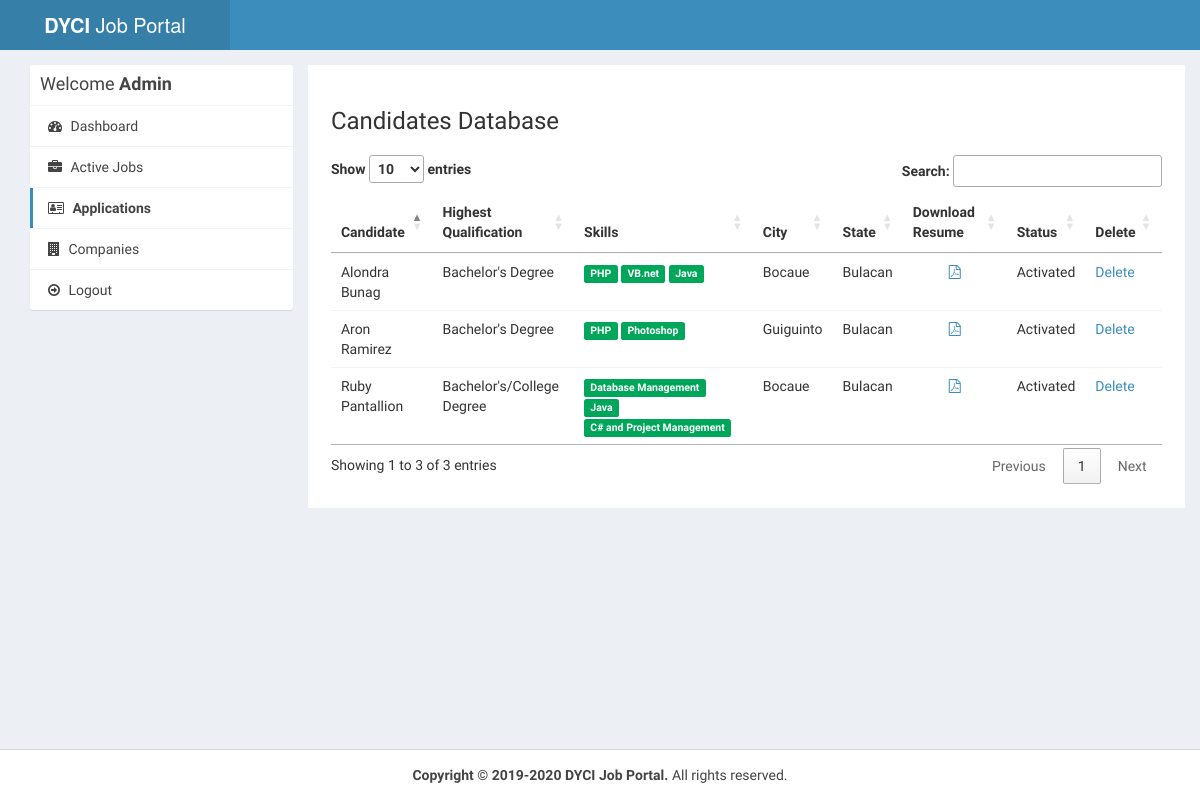
The page /admin/applications.php (signed in) on the database as committed earlier.
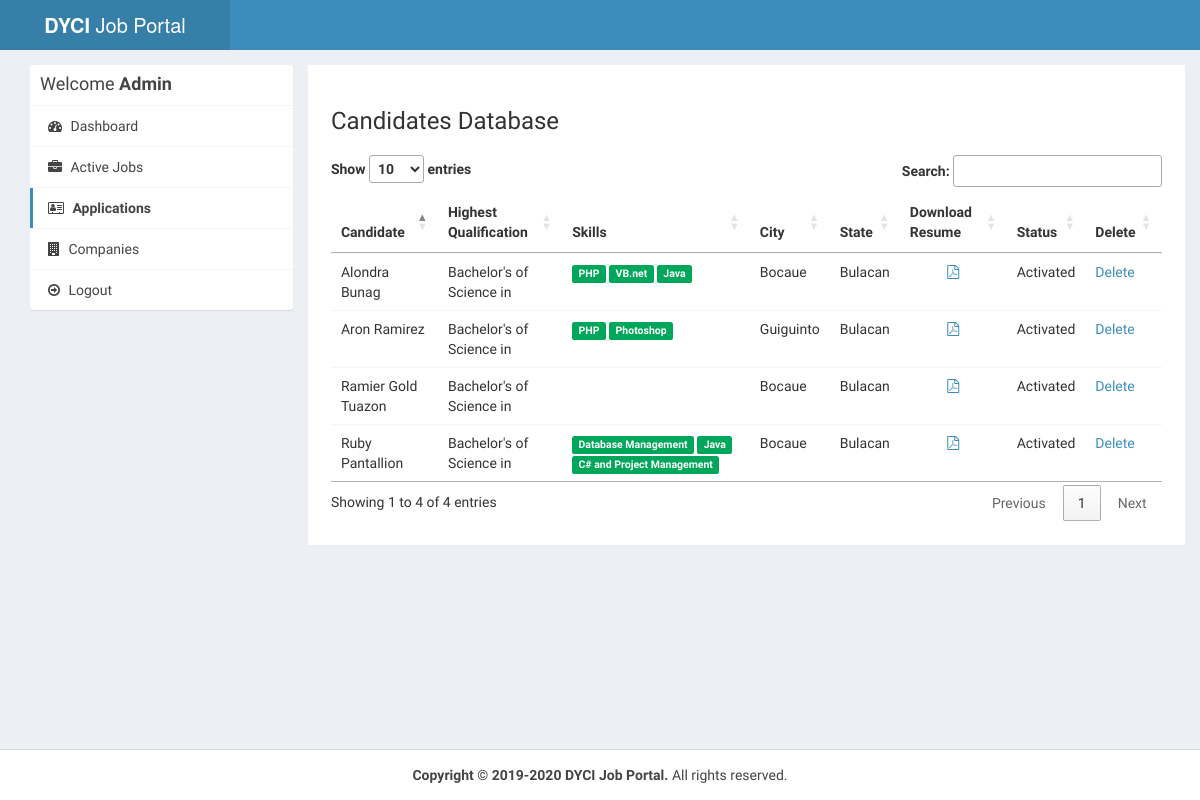
The same page on the database as committed later.
### tables this page shows
CREATE TABLE `users` (
  `id_user` int(11) NOT NULL,
  `sno` varchar(50) NOT NULL,
  `fname` varchar(50) NOT NULL,
  `email` varchar(50) NOT NULL,
  `contactno` varchar(15) DEFAULT NULL,
  `address` text DEFAULT NULL,
  `city` varchar(20) DEFAULT NULL,
  `state` varchar(20) DEFAULT NULL,
  `dob` varchar(20) DEFAULT NULL,
  `age` varchar(20) DEFAULT NULL,
  `gender` varchar(10) NOT NULL,
  `civilstatus` varchar(10) NOT NULL,
  `nationality` varchar(15) NOT NULL,
  `fos` varchar(50) DEFAULT NULL,
  `course` varchar(50) DEFAULT NULL,
  `yearAt` varchar(20) NOT NULL,
  `passingyear` varchar(20) DEFAULT NULL,
  `cbpassingyear` varchar(20) NOT NULL,
  `qualification` varchar(50) DEFAULT NULL,
  `company_name` varchar(50) NOT NULL,
  `company_add` varchar(150) NOT NULL,
  `position` varchar(50) NOT NULL,
  `emp_type` varchar(50) NOT NULL,
  `datejoined` varchar(20) NOT NULL,
  `dateleft` varchar(20) NOT NULL,
  `cbdateleft` varchar(20) NOT NULL,
  `company_name1` varchar(50) NOT NULL,
  `company_add1` varchar(150) NOT NULL,
  `position1` varchar(50) NOT NULL,
  `emp_type1` varchar(50) NOT NULL,
  `datejoined1` varchar(20) NOT NULL,
  `dateleft1` varchar(20) NOT NULL,
  `cbdateleft1` varchar(20) NOT NULL,
  `company_name2` varchar(50) NOT NULL,
  `company_add2` varchar(150) NOT NULL,
  `position2` varchar(50) NOT NULL,
  `emp_type2` varchar(50) NOT NULL,
  `datejoined2` varchar(20) NOT NULL,
  `dateleft2` varchar(20) NOT NULL,
  `cbdateleft2` varchar(20) NOT NULL,
  `resume` varchar(255) DEFAULT NULL,
  `password` varchar(255) NOT NULL,
  `hash` varchar(255) DEFAULT NULL,
  `active` int(11) NOT NULL DEFAULT 2,
  `aboutme` text DEFAULT NULL,
  `skills` text DEFAULT NULL,
  `profile` varchar(250) NOT NULL,
  `joindate` timestamp NOT NULL DEFAULT current_timestamp()
);

### admin/applications.php (the view)
<?php
include('include/header.php');
?>
<div class="col-md-9 bg-white padding-2">
  <h3>Candidates Database</h3>
  <div class="row margin-top-20">
    <div class="col-md-12">
      <div class="box-body table-responsive no-padding">
        <table id="applications" class="table table-hover">
          <thead>
            <th>Candidate</th>
            <th>Highest Qualification</th>
            <th>Skills</th>
            <th>City</th>
            <th>State</th>
            <th>Download Resume</th>
            <th>Status</th>
            <th>Delete</th>
          </thead>
          <tbody>
            <?php
            $sql = "SELECT * FROM users";
            $result = $conn->query($sql);
            if ($result->num_rows > 0) {
              while ($row = $result->fetch_assoc()) {
                $skills = $row['skills'];
                $skills = explode(',', $skills);
            ?>
                <tr>
                  <td><?php echo $row['fname'] ?></td>
                  <td><?php echo $row['qualification']; ?></td>
                  <td>
                    <?php
                    foreach ($skills as $value) {
                      echo ' <span class="label label-success">' . $value . '</span>';
                    }
                    ?>
                  </td>
                  <td><?php echo $row['city']; ?></td>
                  <td><?php echo $row['state']; ?></td>
                  <?php if ($row['resume'] != '') { ?>
                    <td style="text-align:center"><a href="../uploads/resume/<?php echo $row['resume']; ?>" download="<?php echo $row['fname'] . ' Resume'; ?>.pdf"><i class="fa fa-file-pdf-o"></i></a></td>
                  <?php } else { ?>
                    <td>No Resume Uploaded</td>
                  <?php } ?>
                  <td>
                    <?php
                    if ($row['active'] == '1') {
                      echo "Activated";
                    } else if ($row['active'] == '2') {
                    ?>
                      <a href="reject-candidate.php?id=<?php echo $row['id_user']; ?>">Reject</a> <a href="approve-candidate.php?id=<?php echo $row['id_user']; ?>">Approve</a>
                    <?php
                    } else if ($row['active'] == '3') {
                    ?>
                      <a href="approve-candidate.php?id=<?php echo $row['id_user']; ?>">Reactivate</a>
                    <?php
                    } else if ($row['active'] == '0') {
                      echo "Rejected";
                    }
                    ?>
                  <td><a href="delete-candidate.php?id=<?php echo $row['id_user']; ?>" class="confirmation">Delete</a></td>
                  </td>
                </tr>
            <?php
              }
            }
            ?>
          </tbody>
        </table>
      </div>
    </div>
  </div>
</div>
</div>
</div>
</section>
</div>
<?php
include('include/footer.php');
?>

### admin/include/header.php (shortened to what this page needs)
<!DOCTYPE html>
<html>
<head>
  <link rel="stylesheet" href="https://cdnjs.cloudflare.com/ajax/libs/twitter-bootstrap/3.3.7/css/bootstrap.min.css">
  <link rel="stylesheet" href="https://cdnjs.cloudflare.com/ajax/libs/font-awesome/4.7.0/css/font-awesome.min.css">
  <link rel="stylesheet" href="https://cdnjs.cloudflare.com/ajax/libs/ionicons/2.0.1/css/ionicons.min.css">
  <link rel="stylesheet" href="https://cdn.datatables.net/1.10.15/css/jquery.dataTables.min.css">
  <link rel="stylesheet" href="../css/AdminLTE.min.css">
  <link rel="stylesheet" href="../css/_all-skins.min.css">
  <link rel="stylesheet" href="../css/custom.css">
</head>
<body class="hold-transition skin-blue sidebar-mini">
  <div class="wrapper">
    <header class="main-header">
      <a href="index.php" class="logo logo-bg">
        <span class="logo-lg"><b>DYCI </b>Job Portal</span>
      </a>
      <nav class="navbar navbar-static-top">
      </nav>
    </header>
    <div class="content-wrapper" style="margin-left: 0px;">
      <section id="candidates" class="content-header">
        <div class="container">
          <div class="row">
            <div class="col-md-3">
              <div class="box box-solid">
                <div class="box-header with-border">
                  <h3 class="box-title">Welcome <b>Admin</b></h3>
                </div>
                <div class="box-body no-padding">
                  <ul class="nav nav-pills nav-stacked">
                    <li><a href="dashboard.php"><i class="fa fa-dashboard"></i> Dashboard</a></li>
                    <li class="active"><a href="active-jobs.php"><i class="fa fa-briefcase"></i> Active Jobs</a></li>
                    <li><a href="applications.php"><i class="fa fa-address-card-o"></i> Applications</a></li>
                    <li><a href="companies.php"><i class="fa fa-building"></i> Companies</a></li>
                    <li><a href="../logout.php"><i class="fa fa-arrow-circle-o-right"></i> Logout</a></li>
                  </ul>
                </div>
              </div>
            </div>

### admin/include/footer.php (shortened to what this page needs)
<footer class="main-footer" style="margin-left: 0px;">
  <div class="text-center">
    <strong>Copyright &copy; 2019-<?php echo date('Y'); ?> DYCI Job Portal</a>.</strong> All rights reserved.
  </div>
</footer>
</div>
</body>
</html>

### css/custom.css (style rules this page uses)
.logo-bg { background-color: #367fa9 !important; }
.margin-top-20 { margin-top: 20px; }
.padding-2 { padding: 2%; }
.bg-white { background-color: #fff; }

Rows that differ between the two databases and show on the page:
changed users "Aron Ramirez": qualification "Bachelor's Degree" → "Bachelor's of Science in"
changed users "Ruby Pantallion": qualification "Bachelor's/College Degree" → "Bachelor's of Science in"
changed users "Alondra Bunag": qualification "Bachelor's Degree" → "Bachelor's of Science in"
added users: fname "Ramier Gold Tuazon", qualification "Bachelor's of Science in", city "Bocaue", state "Bulacan", active "Activated"
Other text that changed with them:
text written by a page script: "Show entries Search: Showing 1 to 3 of 3 entries Previous 1 Next" → "Show entries Search: Showing 1 to 4 of 4 entries Previous 1 Next"
